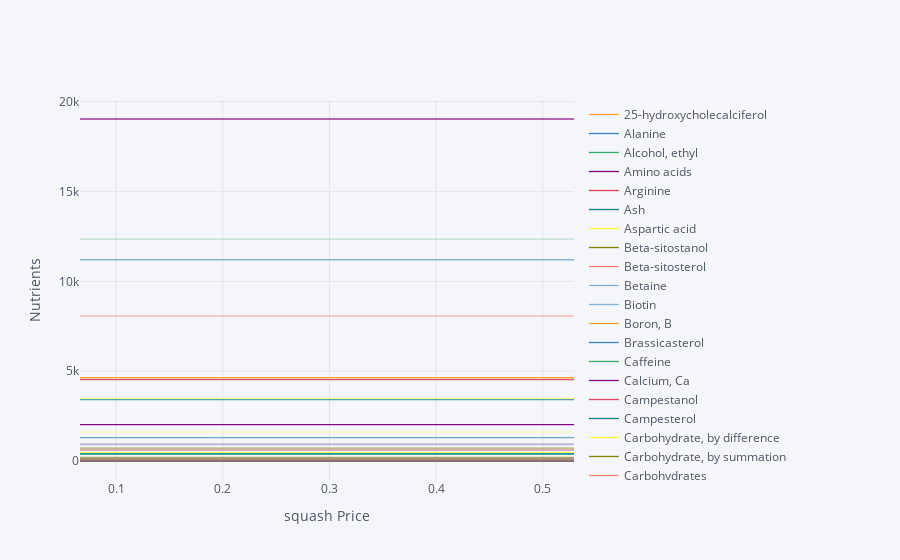

The notebook cell this image was saved under:
### Code cell
# Matrix product maps quantities of food into quantities of nutrients
FoodNutrients = FoodNutrients.drop(columns = 'egg')
FoodNutrients = FoodNutrients.fillna(0)
NutrientResponse = Diet_response@FoodNutrients.T

# Drop columns of missing nutrients
NutrientResponse = NutrientResponse.loc[:,NutrientResponse.count()>0]
NutrientResponse.iplot(xTitle='%s Price' % ReferenceGood,yTitle='Nutrients')
